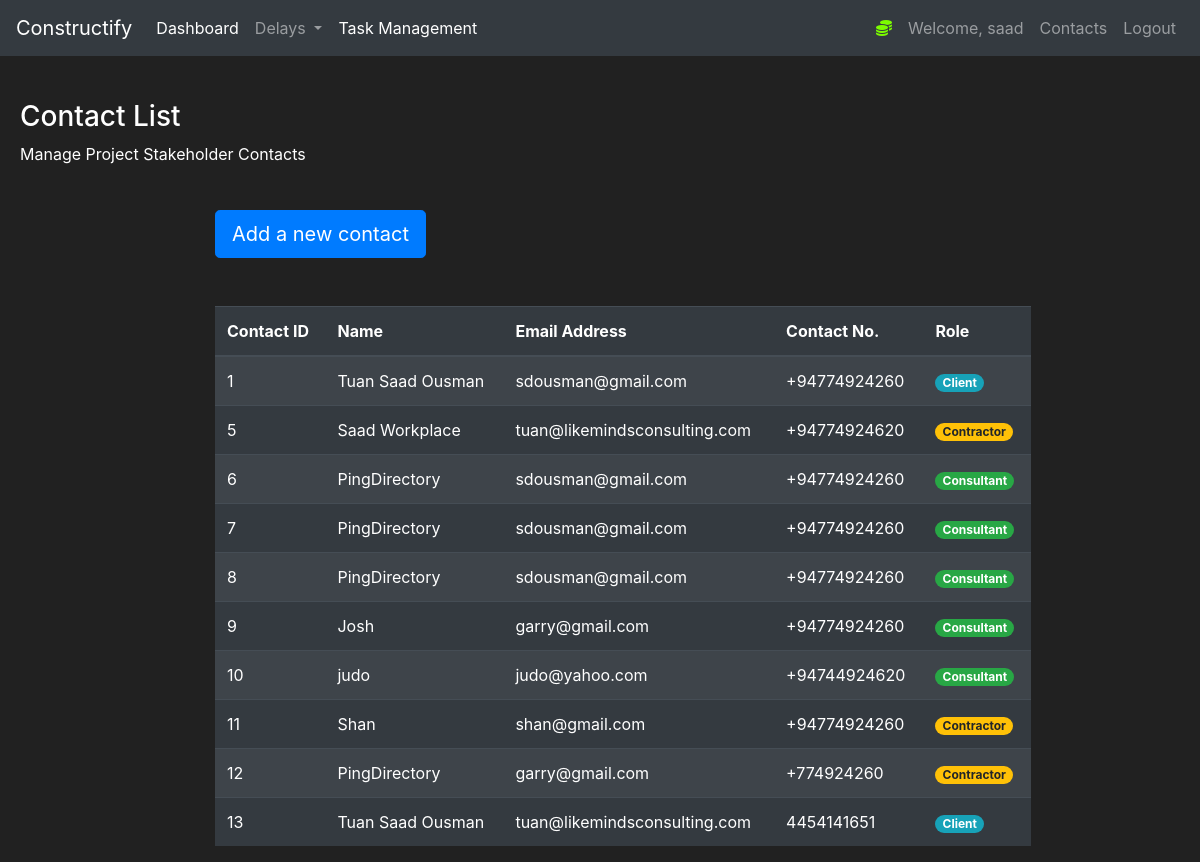
Page /Contacts (signed in) on the earlier database version.
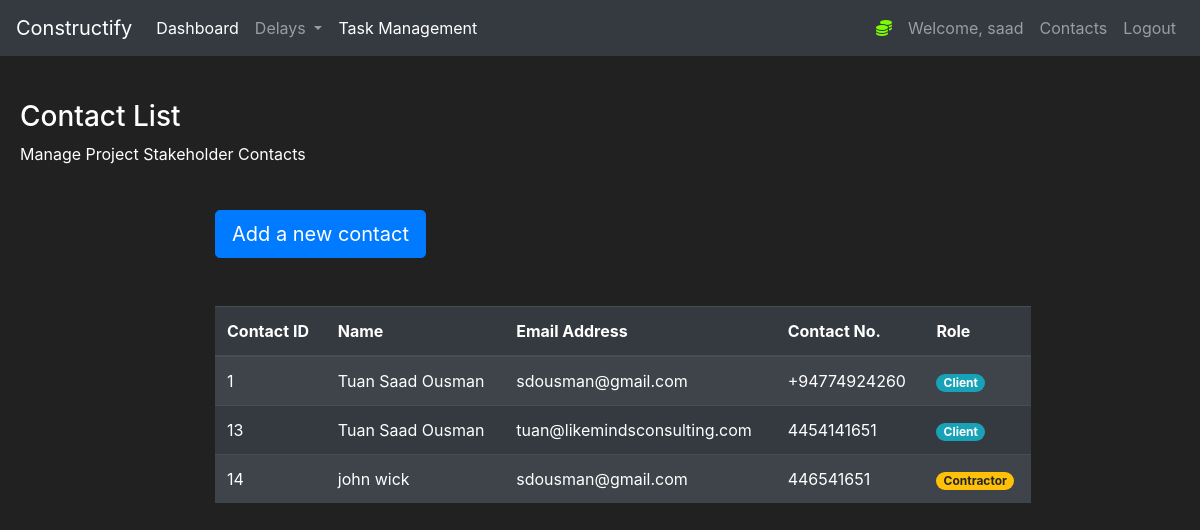
Same page on the later database version.
### construct/models.py (models this page shows)
class Contact_list(db.Model):
    id = db.Column(db.Integer(), nullable=False, primary_key=True)
    name = db.Column(db.String(length=30), nullable=False)
    Role = db.Column(db.String(length=30), nullable=False)
    email_address = db.Column(db.String(length=30), nullable=False)
    contact_number = db.Column(db.String(), nullable=False)

### construct/routes.py (the view, shortened to what this page needs)
@app.route("/Contacts", methods=['GET', 'POST'])
@login_required
def Contactspage():
    contactform= ContactForm()
    contacts = Contact_list.query.all()
    if request.method == "GET":
        return render_template('contact_list.html', contacts=contacts, contactform=contactform)

### construct/models.py (called while the page is built)
@login_manager.user_loader
def load_user(user_id):
    return User.query.get(int(user_id))

### construct/templates/contact_list.html (shortened to what this page needs)
{% extends 'base.html' %}
{% block content%}
<div style="margin-top:20px;margin-left:20px">
    <h3>Contact List</h3>
    <p>Manage Project Stakeholder Contacts</p>
</div>
<div class="row" style="margin-top:20px;margin-left:200px">
    <div class="col-10">
        <br>
        <button type="button" class="btn btn-primary btn-lg" data-toggle="modal" data-target="#ContactModal"
            data-whatever="@mdo">Add a new contact</button>
        <br><br><br>
        <table class="table table-striped table-dark">
            <thead>
                <tr>
                    <th scope="col">Contact ID</th>
                    <th scope="col">Name</th>
                    <th scope="col">Email Address</th>
                    <th scope="col">Contact No.</th>
                    <th scope="col">Role</th>
                </tr>
            </thead>
            <tbody>
                {% for contact in contacts %}
                <tr>
                    <td>{{contact.id}}</td>
                    <td>{{contact.name}}</td>
                    <td>{{contact.email_address}}</td>
                    <td>{{contact.contact_number}}</td>
                    {% if 'Client' in contact.Role %}
                    <td><span class="badge badge-pill badge-info">{{contact.Role}}</span></td>
                    {% endif %}
                    {% if 'Consultant' in contact.Role %}
                    <td><span class="badge badge-pill badge-success">{{contact.Role}}</span></td>
                    {% endif %}
                    {% if 'Contractor' in contact.Role %}
                    <td><span class="badge badge-pill badge-warning">{{contact.Role}}</span></td>
                    {% endif %}
                </tr>
                {% endfor %}
            </tbody>
        </table>
    </div>
</div>
</div>
{% endblock %}

Differences in the rows shown:
removed Contact_list: id "5", name "Saad Workplace", email_address "tuan@likemindsconsulting.com", contact_number "+94774924620", Role "Contractor"
removed Contact_list: id "6", name "PingDirectory", email_address "sdousman@gmail.com", contact_number "+94774924260", Role "Consultant"
removed Contact_list: id "7", name "PingDirectory", email_address "sdousman@gmail.com", contact_number "+94774924260", Role "Consultant"
removed Contact_list: id "8", name "PingDirectory", email_address "sdousman@gmail.com", contact_number "+94774924260", Role "Consultant"
removed Contact_list: id "9", name "Josh", email_address "garry@gmail.com", contact_number "+94774924260", Role "Consultant"
removed Contact_list: id "10", name "judo", email_address "judo@yahoo.com", contact_number "+94744924620", Role "Consultant"
removed Contact_list: id "11", name "Shan", email_address "shan@gmail.com", contact_number "+94774924260", Role "Contractor"
removed Contact_list: id "12", name "PingDirectory", email_address "garry@gmail.com", contact_number "+774924260", Role "Contractor"
added Contact_list: id "14", name "john wick", email_address "sdousman@gmail.com", contact_number "446541651", Role "Contractor"
